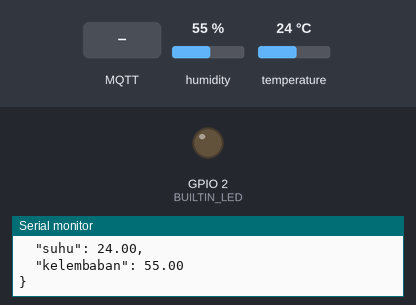
A sketch run on a simulated ESP32. On the bench: output pins drawn as LEDs (lit = HIGH), the last lines printed to the serial monitor. Inputs (shaded band) come from the test bench; at power-on: humidity 55 %, temperature 24 °C. WiFi joins after 1.5 s; servers stay silent unless stated; no MQTT or app messages arrive unless stated.

Above: at 2.7 s.
2.8 s: MQTT message "0" arrives on the first subscribed topic
At 4.4 s:
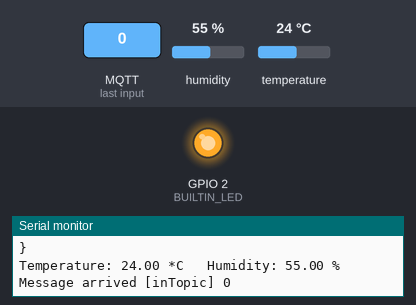
5.0 s: MQTT message "1" arrives on the first subscribed topic
At 6.3 s:
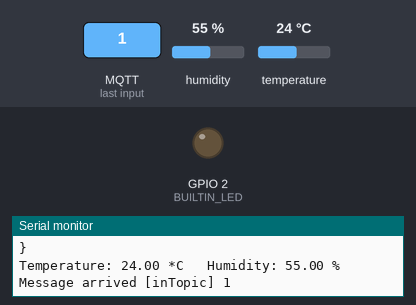
7.0 s: MQTT message "2" arrives on the first subscribed topic
At 8.2 s:
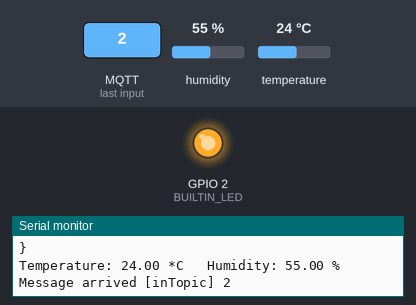
Timing chart, 0 to 10.0 s (numbered marks = the images above; inputs shaded):
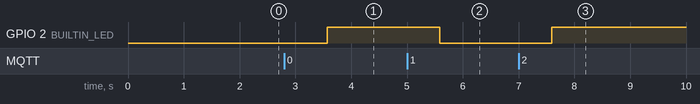

The sketch:

iot.ino
```cpp
#include <WiFi.h>
#include <PubSubClient.h>
#include "DHT.h"

// [DHT22]
#define DHTPIN 15
#define DHTTYPE DHT22
DHT dht(DHTPIN, DHTTYPE);
float h;
float t;

// [LED]
#define BUILTIN_LED 2

// [MQTT]
const char* user = "onlyramdan";
const char* user_pass = "Sarimiisi8";
const char* ssid = "IJDYH";
const char* password = "dindayusufhasan05";
const char* mqtt_server = "103.189.235.124";

WiFiClient espClient;
PubSubClient client(espClient);

long lastMsg = 0;
char msg[50];
int value = 0;

//[Fungsi-fungsi]

// -MQTT
void setup_wifi();
void callback(char* topic, byte* payload, unsigned int length);
void reconnect();

// -DHT22
void dht22();

void setup() {
  pinMode(BUILTIN_LED, OUTPUT);     // Initialize the BUILTIN_LED pin as an output
  Serial.begin(115200);
  dht.begin();
  setup_wifi();
  client.setServer(mqtt_server, 1883);
  client.setCallback(callback);
}

void loop() {

  if (!client.connected()) {
    reconnect();
  }
  client.loop();

  dht22();

  long now = millis();
  if (now - lastMsg > 2000) {
    lastMsg = now;
    ++value;
    snprintf (msg, 75, "{\n  \"suhu\": %.2f,\n  \"kelembaban\": %.2f\n}",t,h);
    Serial.print("Publish message: ");
    Serial.println(msg);
    client.publish("outTopic", msg);
  }
}
```

MQTT.ino
```cpp
void setup_wifi() {
  delay(10);
  // We start by connecting to a WiFi network
  Serial.println();
  Serial.print("Connecting to ");
  Serial.println(ssid);

  WiFi.begin(ssid, password);

  while (WiFi.status() != WL_CONNECTED) {
    delay(500);
    Serial.print(".");
  }

  Serial.println("");
  Serial.println("WiFi connected");
  Serial.println("IP address: ");
  Serial.println(WiFi.localIP());
}

void callback(char* topic, byte* payload, unsigned int length) {

  Serial.print("Message arrived [");
  Serial.print(topic);
  Serial.print("] ");
  for (int i = 0; i < length; i++) {
    Serial.print((char)payload[i]);
  }
  Serial.println();

  // Switch on the LED if an 1 was received as first character
  if ((char)payload[0] == '1') {
    digitalWrite(BUILTIN_LED, LOW);   // Turn the LED on (Note that LOW is the voltage level
    // but actually the LED is on; this is because
    // it is acive low on the ESP-01)
  } else {
    digitalWrite(BUILTIN_LED, HIGH);  // Turn the LED off by making the voltage HIGH
  }
}

void reconnect() {
  // Loop until we're reconnected
  while (!client.connected()) {
    Serial.print("Attempting MQTT connection...");
    // Attempt to connect
    if (client.connect("ESP32", user, user_pass)) {
      Serial.println("connected");

      // Once connected, publish an announcement...
      client.publish("outTopic", "hello world");

      // ... and resubscribe
      client.subscribe("inTopic");

    } else {
      Serial.print("failed, rc=");
      Serial.print(client.state());
      Serial.println(" try again in 5 seconds");
      // Wait 5 seconds before retrying
      delay(5000);
    }
  }
}
```

dht22.ino
```cpp
void dht22(){
  delay(1000);
  h = dht.readHumidity();
  t = dht.readTemperature();
  if (isnan(h) || isnan(t) ) {
    Serial.println("Failed to read from DHT sensor!");
    return;
  }
  Serial.print("Temperature: ");
  Serial.print(t);
  Serial.print(" *C \t");
  Serial.print("Humidity: ");
  Serial.print(h);
  Serial.println(" %");
}
```

Measured:
- after the input at 2.8 s, GPIO 2 (BUILTIN_LED): LOW → HIGH after 0.77 s
- after the input at 5.0 s, GPIO 2 (BUILTIN_LED): HIGH → LOW after 0.58 s
- after the input at 7.0 s, GPIO 2 (BUILTIN_LED): LOW → HIGH after 0.59 s
